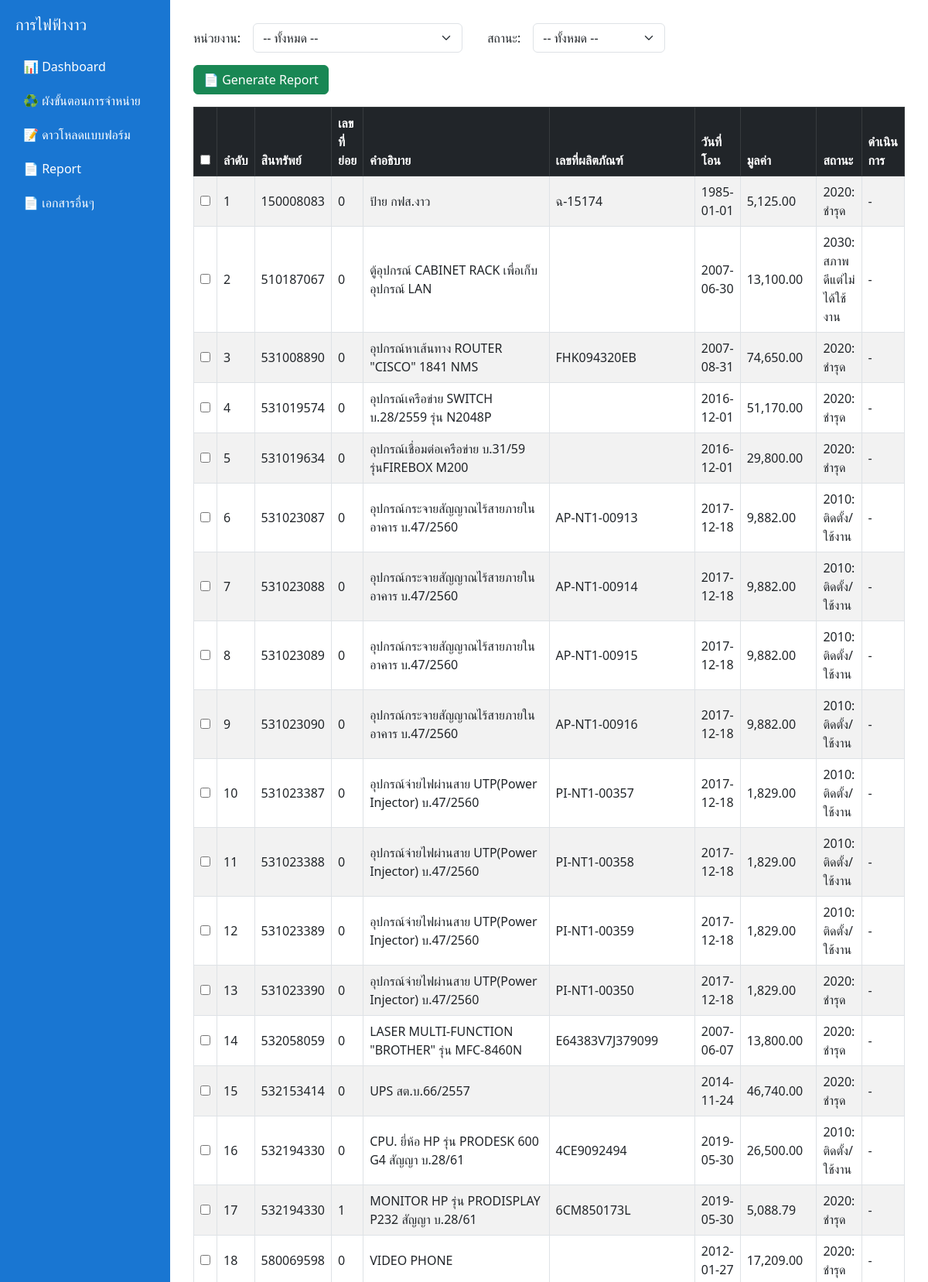
Screenshot of /report (upper part) with the database file from the repository.
### tables this page shows
CREATE TABLE assets (
    id INTEGER PRIMARY KEY AUTOINCREMENT,
    asset_id TEXT,
    sub_number INTEGER,
    inventory_code TEXT,
    description TEXT,
    product_code TEXT,
    capitalized_date TEXT,
    acquisition_value REAL,
    accumulated_depreciation REAL,
    book_value REAL,
    asset_status TEXT,
    cost_center TEXT,
    image TEXT,
    disposal_status TEXT  -- ไม่มี DEFAULT = จะได้ค่า NULL ถ้าไม่ใส่
);

### main.py (the view)
@app.get("/asset", response_class=HTMLResponse)
def dashboard(
    request: Request,
    disposal_status: str = "",
    cost_center: str = None,
    asset_status: str = "",
    search: str = "",
):
    conn = sqlite3.connect(DB_PATH)
    conn.row_factory = sqlite3.Row
    cursor = conn.cursor()
    where_clauses = []
    params = []
    if checkEmptyNone(search):
        where_clauses.append("(description LIKE ? OR asset_id LIKE ?)")
        keyword = f"%{search}%"
        params.extend([keyword, keyword])
    if checkEmptyNone(disposal_status):
        where_clauses.append("disposal_status = ?")
        params.append(disposal_status)
    if checkEmptyNone(cost_center):
        where_clauses.append("cost_center = ?")
        params.append(cost_center)
    if checkEmptyNone(asset_status):
        where_clauses.append("asset_status = ?")
        params.append(asset_status)
    sql = "SELECT * FROM assets"
    if where_clauses:
        sql += " WHERE " + " AND ".join(where_clauses)
    sql += " ORDER BY book_value, id"
    cursor.execute(sql, tuple(params))
    rows = cursor.fetchall()
    conn.close()
    return templates.TemplateResponse("asset.html", {
        "request": request,
        "assets": rows
    })

### templates/report.html (shortened to what this page needs)
<!DOCTYPE html>
<html lang="th">
<head>
  <link href="https://cdn.jsdelivr.net/npm/bootstrap@5.3.0/dist/css/bootstrap.min.css" rel="stylesheet">
</head>
<body>
  <div class="sidebar">
    <h2>การไฟฟ้างาว</h2>
        <a href="/main">📊 Dashboard</a>
        <a href="/process">♻️ ผังขั้นตอนการจำหน่าย</a>
        <a href="/download">📝 ดาวโหลดแบบฟอร์ม</a>
        <a href="/report">📄 Report</a>
        <a href="/other">📄 เอกสารอื่นๆ</a>
  </div>
  <div class="content" id="print-area">
    <form method="get" action="/report" class="mb-3 d-print-none">
      <div class="d-flex gap-3 align-items-center mb-3">
        <label for="cost_center">หน่วยงาน:</label>
        <select id="cost_center" name="cost_center" onchange="this.form.submit()" class="form-select w-auto">
          <option value="">-- ทั้งหมด --</option>
        </select>
        <label class="ms-3" for="asset_status">สถานะ:</label>
        <select name="asset_status" onchange="this.form.submit()" class="form-select w-auto">
          <option value="">-- ทั้งหมด --</option>
        </select>
      </div>
    </form>
    <form method="post" action="/report-create">
      <div class="mb-3 d-flex gap-2 d-print-none">
        <button type="submit" class="btn btn-success">
          📄 Generate Report
        </button>
      </div>
      <table class="table table-bordered table-striped align-middle">
        <thead class="table-dark">
          <tr>
            <th><input type="checkbox" onchange="selecttoggle(this)"></th>
            <th>ลำดับ</th>
            <th>สินทรัพย์</th>
            <th>เลขที่ย่อย</th>
            <th>คำอธิบาย</th>
            <th>เลขที่ผลิตภัณฑ์</th>
            <th>วันที่โอน</th>
            <th>มูลค่า</th>
            <th>สถานะ</th>
            <th>ดำเนินการ</th>
          </tr>
        </thead>
        <tbody>
          {% for asset in assets %}
          <tr>
            <td><input type="checkbox" name="select" value="{{ asset['id'] }}"></td>
            <td>{{ loop.index }}</td>
            <td>{{ asset["asset_id"] }}</td>
            <td>{{ asset["sub_number"] }}</td>
            <td>{{ asset["description"] }}</td>
            <td>{{ asset["product_code"] or '' }}</td>
            <td>{{ asset["capitalized_date"][:10] if asset["capitalized_date"] else '' }}</td>
            <td>{{ "{:,.2f}".format(asset["acquisition_value"] or 0) }}</td>
            <td>{{ assets_status_mapping.get(asset["asset_status"], asset["asset_status"]) }}</td>
            <td>{{ status_mapping.get(asset["disposal_status"], '-') }}</td>
                      </tr>
          {% endfor %}
        </tbody>
      </table>
    </form>
  </div>
</body>
</html>

### templates/report.html (style rules this page uses)
* { box-sizing: border-box; }
html, body { margin: 0; padding: 0; height: 100%; width: 100%; font-family: "Segoe UI", sans-serif; background-color: #f4f6f8; }
body { display: flex; flex-direction: column; }
.sidebar { width: 220px; background-color: #1976d2; color: white; padding: 20px; overflow-y: auto; position: fixed; top: 0; left: 0; bottom: 0; }
.content { margin-left: 220px; padding: 30px; flex-grow: 1; width: calc(100vw - 220px); overflow-x: auto; overflow-y: auto; min-height: 100vh; background-color: #ffffff; }
.sidebar h2 { font-size: 20px; margin-bottom: 20px; }
.sidebar a { display: block; color: white; padding: 10px; text-decoration: none; border-radius: 6px; transition: background 0.2s; }

### rows the page displays
assets: asset_id "150008083", sub_number "0", description "ป้าย กฟส.งาว", product_code "ฉ-15174", capitalized_date "1985-01-01", acquisition_value "5,125.00", get "2020: ชำรุด", get "-"
assets: asset_id "510187067", sub_number "0", description "ตู้อุปกรณ์ CABINET RACK เพื่อเก็บอุปกรณ์ LAN", capitalized_date "2007-06-30", acquisition_value "13,100.00", get "2030: สภาพดีแต่ไม่ได้ใช้งาน", get "-"
assets: asset_id "531008890", sub_number "0", description "อุปกรณ์หาเส้นทาง ROUTER \"CISCO\" 1841 NMS", product_code "FHK094320EB", capitalized_date "2007-08-31", acquisition_value "74,650.00", get "2020: ชำรุด", get "-"
assets: asset_id "531019574", sub_number "0", description "อุปกรณ์เครือข่าย SWITCH บ.28/2559 รุ่น N2048P", capitalized_date "2016-12-01", acquisition_value "51,170.00", get "2020: ชำรุด", get "-"
assets: asset_id "531019634", sub_number "0", description "อุปกรณ์เชื่อมต่อเครือข่าย บ.31/59 รุ่นFIREBOX M200", capitalized_date "2016-12-01", acquisition_value "29,800.00", get "2020: ชำรุด", get "-"
assets: asset_id "531023087", sub_number "0", description "อุปกรณ์กระจายสัญญาณไร้สายภายในอาคาร บ.47/2560", product_code "AP-NT1-00913", capitalized_date "2017-12-18", acquisition_value "9,882.00", get "2010: ติดตั้ง/ใช้งาน", get "-"
assets: asset_id "531023088", sub_number "0", description "อุปกรณ์กระจายสัญญาณไร้สายภายในอาคาร บ.47/2560", product_code "AP-NT1-00914", capitalized_date "2017-12-18", acquisition_value "9,882.00", get "2010: ติดตั้ง/ใช้งาน", get "-"
assets: asset_id "531023089", sub_number "0", description "อุปกรณ์กระจายสัญญาณไร้สายภายในอาคาร บ.47/2560", product_code "AP-NT1-00915", capitalized_date "2017-12-18", acquisition_value "9,882.00", get "2010: ติดตั้ง/ใช้งาน", get "-"
assets: asset_id "531023090", sub_number "0", description "อุปกรณ์กระจายสัญญาณไร้สายภายในอาคาร บ.47/2560", product_code "AP-NT1-00916", capitalized_date "2017-12-18", acquisition_value "9,882.00", get "2010: ติดตั้ง/ใช้งาน", get "-"
assets: asset_id "531023387", sub_number "0", description "อุปกรณ์จ่ายไฟผ่านสาย UTP(Power Injector) บ.47/2560", product_code "PI-NT1-00357", capitalized_date "2017-12-18", acquisition_value "1,829.00", get "2010: ติดตั้ง/ใช้งาน", get "-"
assets: asset_id "531023388", sub_number "0", description "อุปกรณ์จ่ายไฟผ่านสาย UTP(Power Injector) บ.47/2560", product_code "PI-NT1-00358", capitalized_date "2017-12-18", acquisition_value "1,829.00", get "2010: ติดตั้ง/ใช้งาน", get "-"
assets: asset_id "531023389", sub_number "0", description "อุปกรณ์จ่ายไฟผ่านสาย UTP(Power Injector) บ.47/2560", product_code "PI-NT1-00359", capitalized_date "2017-12-18", acquisition_value "1,829.00", get "2010: ติดตั้ง/ใช้งาน", get "-"
assets: asset_id "531023390", sub_number "0", description "อุปกรณ์จ่ายไฟผ่านสาย UTP(Power Injector) บ.47/2560", product_code "PI-NT1-00350", capitalized_date "2017-12-18", acquisition_value "1,829.00", get "2020: ชำรุด", get "-"
assets: asset_id "532058059", sub_number "0", description "LASER MULTI-FUNCTION \"BROTHER\" รุ่น MFC-8460N", product_code "E64383V7J379099", capitalized_date "2007-06-07", acquisition_value "13,800.00", get "2020: ชำรุด", get "-"
assets: asset_id "532153414", sub_number "0", description "UPS สต.บ.66/2557", capitalized_date "2014-11-24", acquisition_value "46,740.00", get "2020: ชำรุด", get "-"
assets: asset_id "532194330", sub_number "0", description "CPU. ยี่ห้อ HP รุ่น PRODESK 600 G4 สัญญา บ.28/61", product_code "4CE9092494", capitalized_date "2019-05-30", acquisition_value "26,500.00", get "2010: ติดตั้ง/ใช้งาน", get "-"
assets: asset_id "532194330", sub_number "1", description "MONITOR HP รุ่น PRODISPLAY P232 สัญญา บ.28/61", product_code "6CM850173L", capitalized_date "2019-05-30", acquisition_value "5,088.79", get "2020: ชำรุด", get "-"
assets: asset_id "580069598", sub_number "0", description "VIDEO PHONE", capitalized_date "2012-01-27", acquisition_value "17,209.00", get "2020: ชำรุด", get "-"
